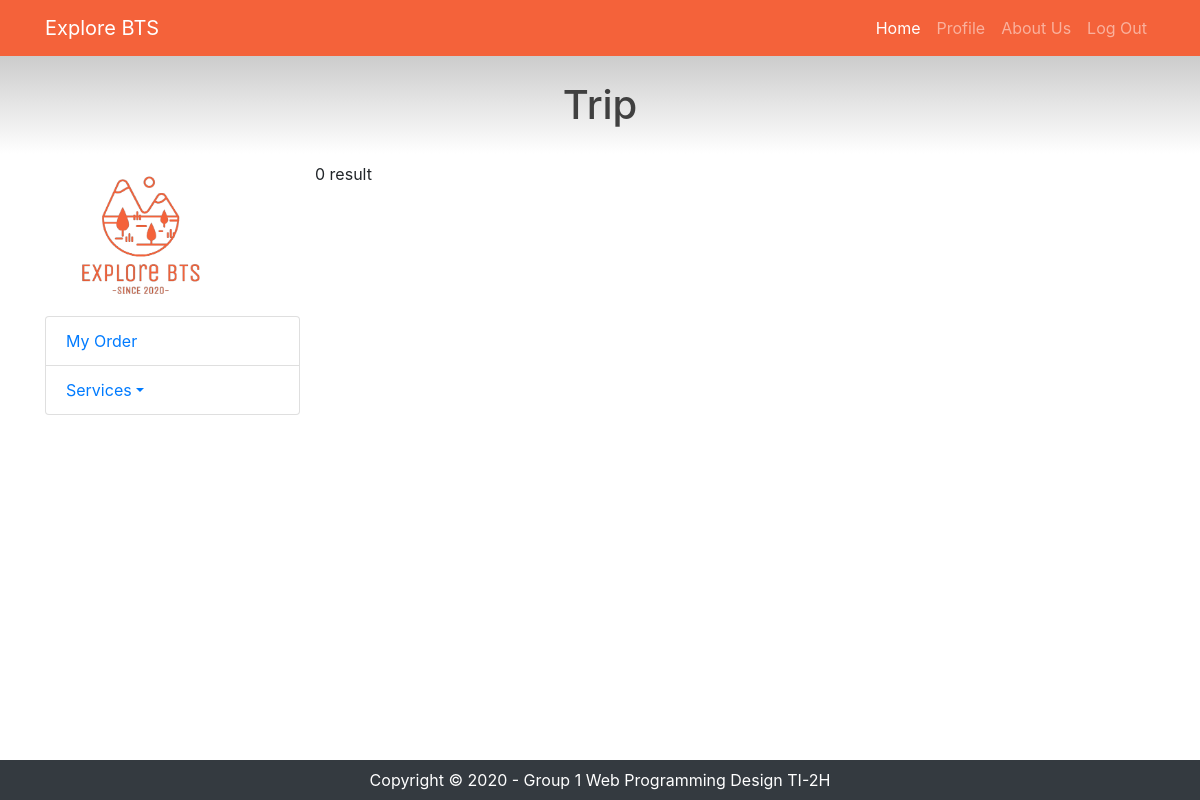
The app's page /listInn.php, older data.
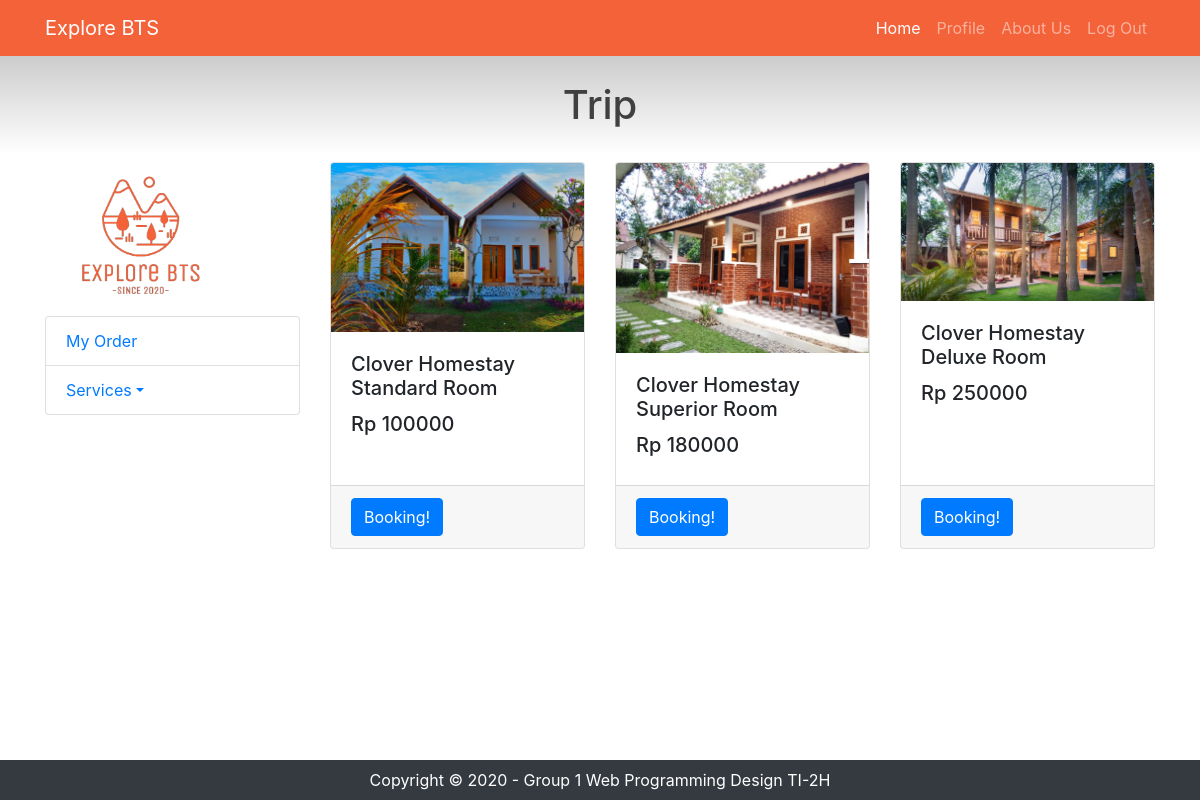
The same page, newer data.
### tables this page shows
CREATE TABLE `products` (
  `product_id` int(11) NOT NULL,
  `product_name` varchar(100) NOT NULL,
  `product_pict` varchar(255) NOT NULL,
  `category_code` char(4) NOT NULL,
  `unit_price` int(11) NOT NULL,
  `product_stock` int(11) NOT NULL,
  `vendor_id` int(11) NOT NULL,
  `product_desc` varchar(255) NOT NULL
);

### listInn.php (the view, shortened to what this page needs)
<!DOCTYPE html>
<html lang="en">
<head>
  <link href="vendor/bootstrap/css/bootstrap.min.css" rel="stylesheet">
  <link href="vendor/bootstrap/css/bootstrap.min.css" rel="stylesheet">
  <link href="css/shop-homepage.css" rel="stylesheet">
</head>
<body>
  <?php
  include 'components/navbarUser.php';
  ?>
  <h1>Trip</h1>
  <div class="container">
    <div class="row">
      <div class="col-lg-3">
        <img src="assets/logo-bts.png" width="75%">
        <div class="list-group">
          <a href="myOrder.php" class="list-group-item">My Order</a>
          <div class="list-group-item">
            <a class="dropdown-toggle" href="" data-toggle="dropdown">Services<span class="caret"></span></a>
          </div>
        </div>
      </div>
      <div class="col-lg-9">
        <div class="row">
          <?php
                include "connection.php";
                $query = "SELECT * FROM products WHERE category_code LIKE '%INN%'";
                $result = mysqli_query($connect, $query);
                if(mysqli_num_rows($result) > 0){
                while($row = mysqli_fetch_assoc($result)){
            ?>
            <div class="col-lg-4 col-md-6 mb-4">
                <div class="card h-100">
                  <img class="card-img-top" src="uploads/product_pict/<?php echo $row['product_pict'];?>" alt="">
                      <div class="card-body">
                          <h5 class="card-title"><?php echo $row['product_name'];?></h5>
                          <h5>Rp <?php echo $row['unit_price'];?></h5>
                      </div>
                      <div class="card-footer">
                          <a href="booking.php?product_id=<?php echo $row['product_id'];?>"><button type="button" class="btn btn-primary">Booking!</button></a>
                      </div>
                </div>
            </div>
          <?php
                    }
                } else{
                    echo "0 result";
                }
            ?>
        </div>
      </div>
    </div>
  </div>
    <?php
        include 'components/footer.php';
    ?>
</body>
</html>

### components/navbarUser.php (shortened to what this page needs)
<nav class="navbar navbar-expand-lg navbar-dark fixed-top">
    <div class="container">
      <a class="navbar-brand" href="homeUser.php">Explore BTS</a>
      <div class="collapse navbar-collapse" id="navbarResponsive">
        <ul class="navbar-nav ml-auto">
          <li class="nav-item active">
            <a class="nav-link" href="homeUser.php">Home
            </a>
          </li>
          <li class="nav-item">
            <a class="nav-link" href="profile.php">Profile</a>
          </li>
          <li class="nav-item">
            <a class="nav-link" href="#">About Us</a>
          </li>
          <li class="nav-item">
            <a class="nav-link" href="logoutSession.php">Log Out</a>
          </li>
        </ul>
      </div>
    </div>
  </nav>

### components/footer.php
<footer class="fixed-bottom py-2 bg-dark">
    <div class="container">
        <p class="m-0 text-center text-white">Copyright &copy;  2020 - Group 1 Web Programming Design TI-2H</p>
    </div>
</footer>

### css/shop-homepage.css (style rules this page uses)
body { padding-top: 56px; }

### listInn.php (style rules this page uses)
.navbar { background-color: #f4623a; }
h1 { padding-top: 25px; text-align: center; padding-bottom: 25px; color: #404040; background: linear-gradient(to bottom, #cccccc 0%, #ffffff 100%); }

Row changes from the older to the newer data that the page shows:
now on this page (row edited): products: product_pict (picture), product_name "Clover Homestay Standard Room", unit_price "100000"
now on this page (row edited): products: product_pict (picture), product_name "Clover Homestay Superior Room", unit_price "180000"
now on this page (row edited): products: product_pict (picture), product_name "Clover Homestay Deluxe Room", unit_price "250000"
Text that changed along with them:
text no longer shown: "0 result"
